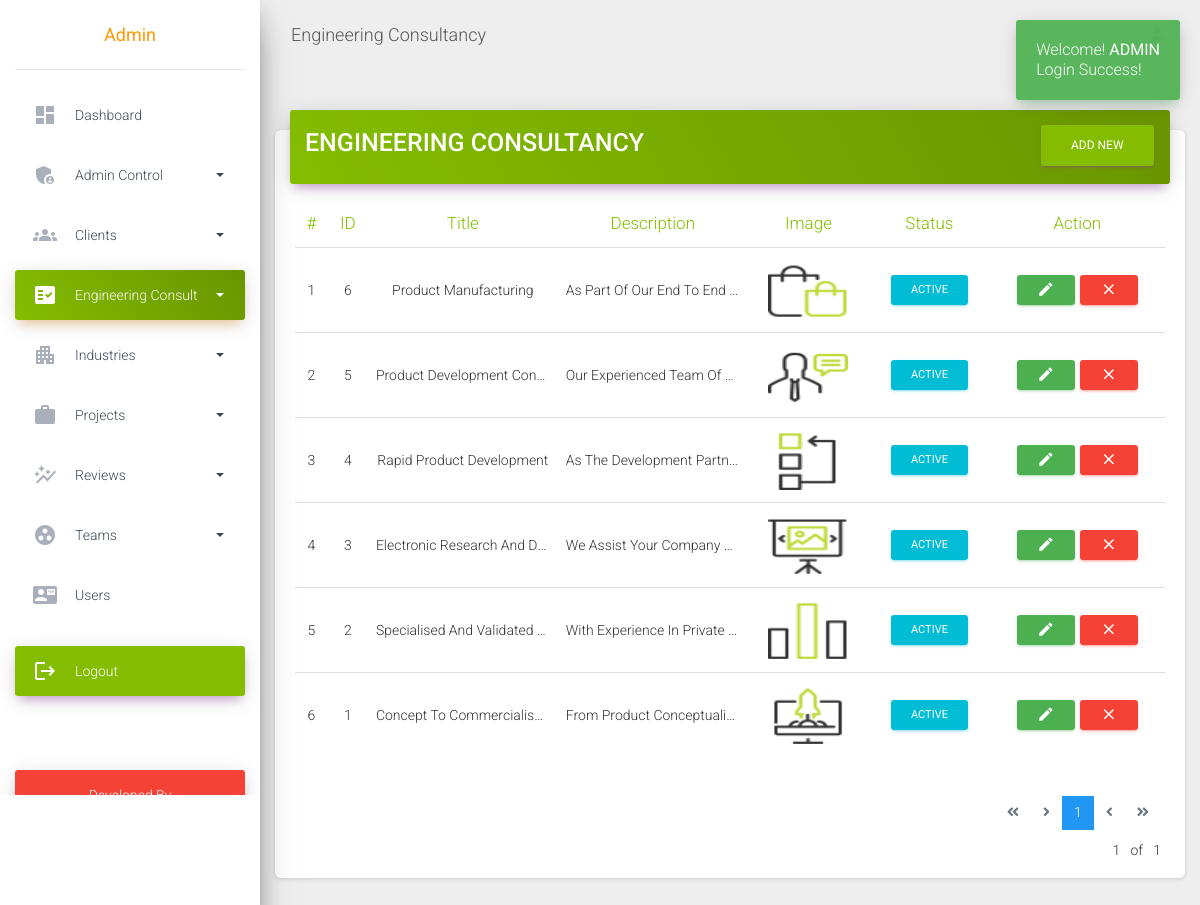
Page /admin/engineering-consultancy.php (signed in) on the committed database.
### tables this page shows
CREATE TABLE `engineering_consultancy` (
  `id` int(11) NOT NULL,
  `title` varchar(255) NOT NULL,
  `description` text NOT NULL,
  `image` varchar(255) NOT NULL,
  `status` tinyint(4) NOT NULL,
  `added_on` timestamp NOT NULL DEFAULT current_timestamp() ON UPDATE current_timestamp()
);

### inc/tables.php (called while the page is built, shortened)
<?php
if($page_name =='engineering-consultancy' || $page_name =='manage-engineering-consultancy'){
    $table = 'engineering_consultancy';
}
?>

### inc/function.php (called while the page is built, shortened)
<?php
$page_name = basename($_SERVER['PHP_SELF'], ".php");
?>

### inc/getData.php (called while the page is built, shortened)
<?php
require_once("tables.php");
$Show_record_per_page = 25;
$page_start = 0;
$serial = 1;
if(!isset($_GET["p"]) && $table=='product'){
  $sql = " SELECT `$table`.*,`categories`.`categories`,`sub_categories`.`sub_categories` FROM `$table`,`categories`,`sub_categories` WHERE `$table`.`categories_id`=`categories`.`id` AND `$table`.`sub_categories_id`= `sub_categories`.`id` ORDER BY `$table`.`id` DESC LIMIT $Show_record_per_page ";
}
elseif(!isset($_GET["p"]) && $table=='sub_categories'){
  $sql = " SELECT `$table`.*,`categories`.`categories` FROM `$table`,`categories` WHERE `$table`.`categories_id`=`categories`.`id` ORDER BY `$table`.`id` DESC LIMIT $Show_record_per_page";
}
elseif(!isset($_GET["p"]) && $table=='orders'){
    $sql = "SELECT `orders`.*, `orders_status`.`name` as `order_status_str` FROM `orders`,`orders_status` WHERE`orders_status`.`id`=`orders`.`order_status` ORDER BY `orders`.`id` DESC LIMIT $page_start ,$Show_record_per_page";
 }
elseif(isset($_GET["p"]) && $table=='orders'){
  $sql = "SELECT `orders`.*, `orders_status`.`name` as `order_status_str` FROM `orders`,`orders_status` WHERE`orders_status`.`id`=`orders`.`order_status` ORDER BY `orders`.`id` DESC LIMIT $page_start ,$Show_record_per_page";
}
elseif(isset($_GET["p"]) && $table=='sub_categories'){
  $sql = " SELECT `$table`.*,`categories`.`categories` FROM `$table`,`categories` WHERE `$table`.`categories_id`=`categories`.`id` ORDER BY `$table`.`id` DESC LIMIT $page_start ,$Show_record_per_page";
}
else{
  $sql = "SELECT * FROM `$table` ORDER BY `id` desc LIMIT $page_start ,$Show_record_per_page";
}
?>

### admin/engineering-consultancy.php (the view, shortened to what this page needs)
<?php
require( "../inc/top-dashboard.php" );
require( "../inc/getData.php" );
?>
<div class = "wrapper">
<?php require( "../inc/sidebar.php" );
?>
<div class = "main-panel">
<?php require( "../inc/top-navbar.php" );
?>
<div class = "content">
<?php
if ( isset( $_SESSION["msg"] ) ) {
    echo $_SESSION["msg"];
}
?>
<div class = "container-fluid px-0">
<div class = "col-12 px-0">
<div class = "card">
<div class = "card-header card-header-primary">
<h3 class = "card-title float-left text-uppercase font-weight-bold">Engineering Consultancy
</h3>
<a href = "manage-engineering-consultancy" class = "card-title float-right btn btn-primary">Add
New
</a>
</div>
<div class = "card-body table-responsive">
<?php
$res = mysqli_query($con,$sql);
if(mysqli_num_rows($res)>0){
?>
<table class = "table table-hover text-center text-capitalize">
<thead class = "text-primary">
<th>#</th>
<th>ID</th>
<th>Title</th>
<th>Description</th>
<th>Image</th>
<th>Status</th>
<th>Action</th>
</thead>
<tbody>
<?php
    while($row = mysqli_fetch_array($res)){
?>
        <tr>
        <td><?php echo $serial;?></td>
        <td><?php echo $row["id"];
        ?></td>
        <td title = "<?php if($row["title"]!=""){ echo $row["title"];}else{ echo "Empty";}?>" rel = "tooltip" class = "  text-truncate btn-tooltip" tab-index="0"
        style = "max-width: 150px;"><?php if($row["title"]!=""){ echo $row["title"];}else{ echo "Empty";}?></td>
        <td title = "<?php if($row["description"]!=""){ echo $row["description"];}else{ echo "Empty";}?>" rel = "tooltip" class = "  text-truncate btn-tooltip" tab-index="0"
        style = "max-width: 150px;"><?php if($row["description"]!=""){ echo $row["description"];}else{ echo "Empty";}?></td>
        <td><img src = "../assets/media/engineering-consultancy/<?php echo $row["image"]; ?>"
        alt = "<?php echo $row["image"]; ?>" title = "<?php echo $row["image"]; ?>"
        rel = "tooltip" style = "height: 60px; width:80px;"></td>
        <td><?php if ( $row["status"] == 1 ) {
            echo "<a href='?type=status&operation=deactive&id=" . $row['id'] . "'  class='btn btn-info btn-sm text-white btn-tooltip' tab-index='0' rel='tooltip' title='Click To Deactivate'>Active</a>";
        } else {
            echo "<a href='?type=status&operation=active&id=" . $row['id'] . "' class='btn btn-warning btn-sm text-white btn-tooltip' tab-index='0' rel='tooltip' title='Click To Activate'>Deactive</a>";
        }
        ?></td>
        <td>
        <a href = "manage-engineering-consultancy?id=<?php echo $row['id'] ?>"
        class = "btn btn-success btn-sm text-white btn-tooltip" tab-index="0" rel = "tooltip" title = "Edit"><i
        class = "material-icons">create</i></a>
       <?php if (isset($_SESSION["ADMIN_ROLE"]) && $_SESSION["ADMIN_ROLE"] == "1") {
                    ?>
        <a href = "?type=delete&id=<?php echo $row['id'] ?>"
        class = "text-white btn btn-danger btn-sm del btn-tooltip" id="btn_delete" tab-index="0" rel = "tooltip"
        title = "Delete"><i class = "material-icons">close</i></a>
        <?php }?>
        </td>
        </tr>
        <?php
        $serial++;
    }
?>
</tbody>
</table>
</div>
<?php
require_once("../inc/pagination.php");
}else{
    echo '  <div class="btn btn-lg w-100 btn-primary bg-gradient-primary text-white">
    <strong>SORRY! </strong> No Data Found </div>';
}
 ?>
</div>
</div>
</div>
</div>
</div>
</div>
<?php
require( "../inc/footer-dashboard.php" );
?>

### assets/css/custom-dashboard.css (style rules this page uses)
.msg { position: absolute; top: 20px; z-index: 9999; padding: 20px!important; width: auto; max-width: 300px; right: 20px; display: block; text-transform: capitalize; }

### rows in the picture
engineering_consultancy: id "6", title "Product Manufacturing", description "As Part Of Our End To End…", image (picture)
engineering_consultancy: id "5", title "Product Development Con…", description "Our Experienced Team Of…", image (picture)
engineering_consultancy: id "4", title "Rapid Product Development", description "As The Development Partn…", image (picture)
engineering_consultancy: id "3", title "Electronic Research And D…", description "We Assist Your Company…", image (picture)
engineering_consultancy: id "2", title "Specialised And Validated…", description "With Experience In Private…", image (picture)
engineering_consultancy: id "1", title "Concept To Commercialis…", description "From Product Conceptuali…", image (picture)

### other values in the picture
$_SESSION["ADMIN_USERNAME"] "Admin"
$page_title "Engineering Consultancy"
$_SESSION["msg"] "Welcome! ADMIN Login Success!"
$current_page "1"
$pagination "1"
